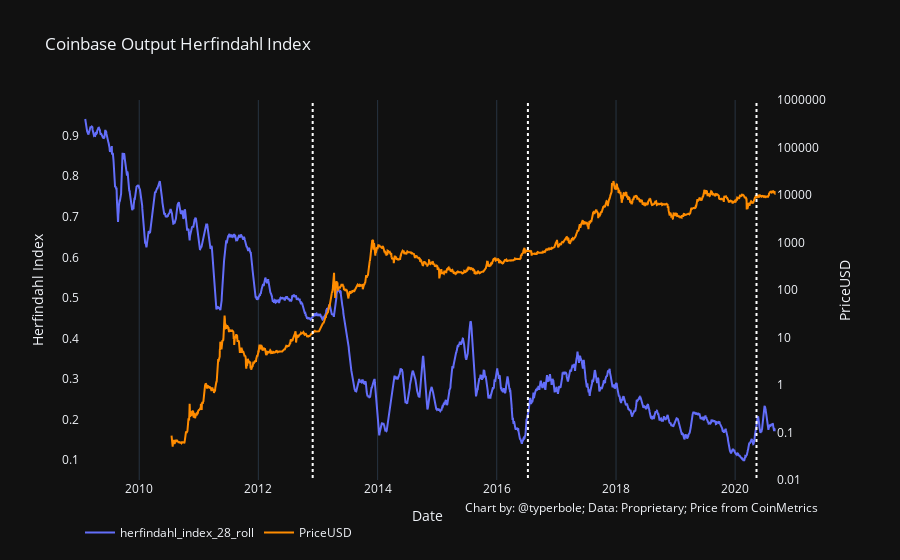

The notebook cell saved with this chart:
### Code cell
chart_utils.two_axis_chart(
    daily_data[:-28], x_series='date', 
    y1_series='herfindahl_index_28_roll',
    y2_series='PriceUSD',
    y2_series_axis_type='log', y2_series_axis_range=[-2, 6],
    x_axis_title='Date',
    y1_series_title='Herfindahl Index',
#     y1_series_axis_format='{:.2f}',
    title='Coinbase Output Herfindahl Index',
    data_source="Proprietary; Price from CoinMetrics",
    halving_lines=True
)

### Figure 1 — Plotly figure (JSON) as saved in the notebook; plotly's stock layout.template omitted (floating-point values rounded to 4 significant figures; data arrays with more than 128 entries replaced by an {"elided": "..."} marker saying what was removed)
{"data": [{"name": "herfindahl_index_28_roll", "type": "scatter", "x": {"elided": "4259 str values"}, "xaxis": "x", "y": {"elided": "4259 float values"}, "yaxis": "y"}, {"line": {"color": "darkorange"}, "name": "PriceUSD", "type": "scatter", "x": {"elided": "4259 str values"}, "xaxis": "x", "y": {"elided": "4259 float values"}, "yaxis": "y2"}, {"line": {"color": "white", "dash": "dot", "width": 2}, "mode": "lines", "showlegend": false, "type": "scatter", "x": ["2012-11-29", "2012-11-29"], "xaxis": "x", "y": [0, 1000000], "yaxis": "y2"}, {"line": {"color": "white", "dash": "dot", "width": 2}, "mode": "lines", "showlegend": false, "type": "scatter", "x": ["2016-07-10", "2016-07-10"], "xaxis": "x", "y": [0, 1000000], "yaxis": "y2"}, {"line": {"color": "white", "dash": "dot", "width": 2}, "mode": "lines", "showlegend": false, "type": "scatter", "x": ["2020-05-11", "2020-05-11"], "xaxis": "x", "y": [0, 1000000], "yaxis": "y2"}], "layout": {"annotations": [{"showarrow": false, "text": "Chart by: @typerbole; Data: Proprietary; Price from CoinMetrics", "x": 1, "xanchor": "right", "xref": "paper", "xshift": 0, "y": -0.1, "yanchor": "auto", "yref": "paper", "yshift": 0}], "legend": {"orientation": "h"}, "showlegend": true, "title": {"text": "Coinbase Output Herfindahl Index"}, "xaxis": {"anchor": "y", "domain": [0, 0.94], "title": {"text": "Date"}}, "yaxis": {"anchor": "x", "domain": [0, 1], "showgrid": false, "title": {"text": "Herfindahl Index"}, "type": "linear"}, "yaxis2": {"anchor": "x", "overlaying": "y", "range": [-2, 6], "showgrid": false, "side": "right", "tickformat": "${n},", "title": {"text": "PriceUSD"}, "type": "log"}}}
